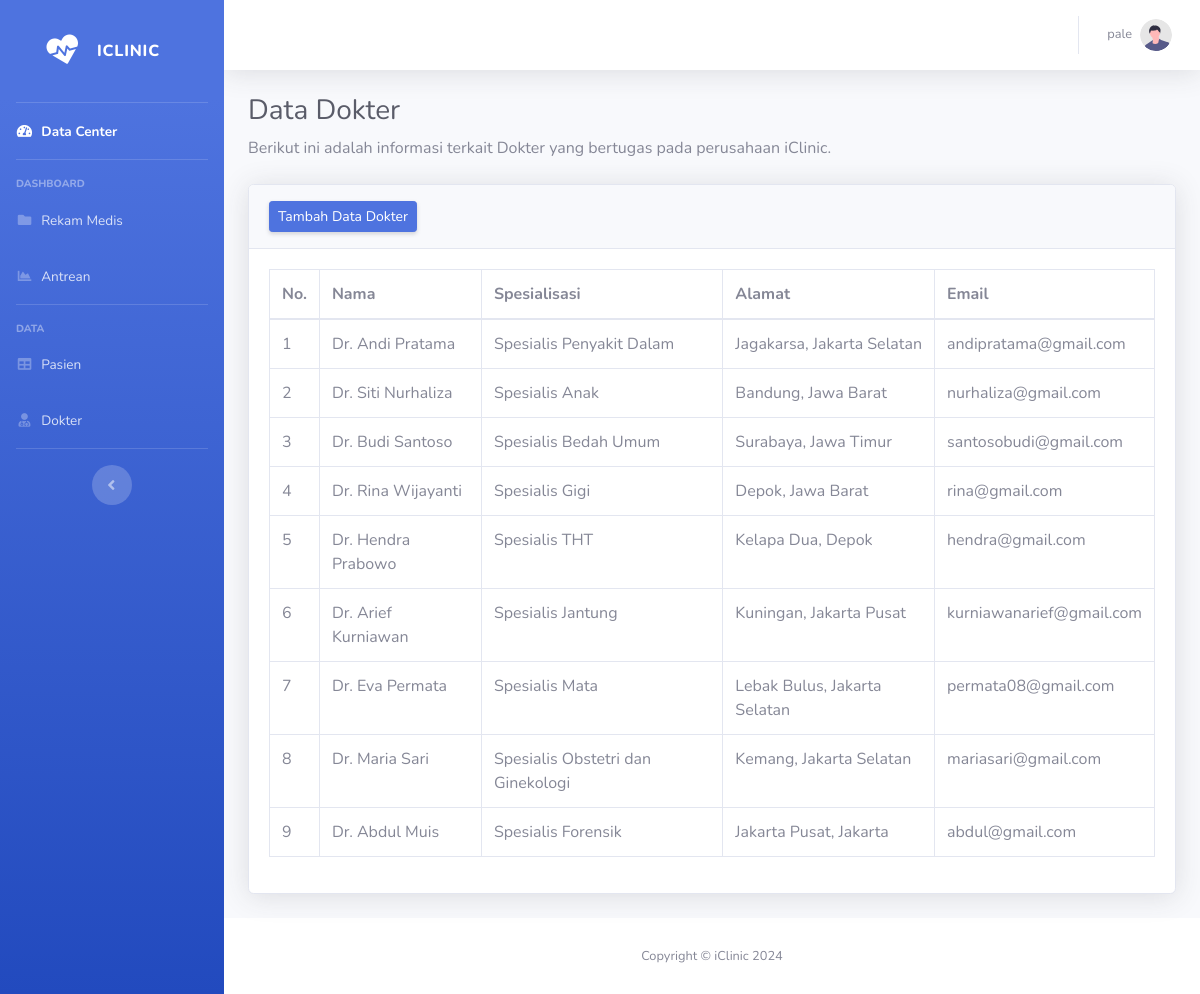
Page /admin/dokter.php (signed in) on the committed database.
### tables this page shows
CREATE TABLE `dokter` (
  `id_dokter` int(11) NOT NULL,
  `nama` varchar(255) NOT NULL,
  `spesialisasi` varchar(100) NOT NULL,
  `alamat` varchar(255) NOT NULL,
  `email` varchar(50) NOT NULL
);

### admin/dokter.php (the view, shortened to what this page needs)
<?php
    include "../layout/header.php";
?>
                <div class="container-fluid">
                    <h1 class="h3 mb-2 text-gray-800">Data Dokter</h1>
                    <p class="mb-4">Berikut ini adalah informasi terkait Dokter yang bertugas pada perusahaan iClinic.</p>
                    <div class="card shadow mb-4">
                        <div class="card-header py-3">
                            <a href="tambah-dokter.php" class="d-none d-sm-inline-block btn btn-sm btn-primary shadow-sm">Tambah Data Dokter</a>
                        </div>
                        <div class="card-body">
                            <div class="table-responsive">
                                <table class="table table-bordered" id="dataTable" width="100%" cellspacing="0">
                                    <thead>
                                        <tr>
                                            <th>No.</th>
                                            <th>Nama</th>
                                            <th>Spesialisasi</th>
                                            <th>Alamat</th>
                                            <th>Email</th>
                                        </tr>
                                    </thead>
                                    <tbody>
                                        <?php
                                        $dataDokter = mysqli_query($conn, "SELECT * FROM dokter");
                                        $angka = 1;
                                        while ($doctor = mysqli_fetch_assoc($dataDokter)) { ?>
                                            <tr>
                                                <td><?php echo $angka++ ?></td>
                                                <td><?php echo $doctor['nama'] ?></td>
                                                <td><?php echo $doctor['spesialisasi'] ?></td>
                                                <td><?php echo $doctor['alamat'] ?></td>
                                                <td><?php echo $doctor['email'] ?></td>
                                            </tr>
                                        <?php } ?>
                                    </tbody>
                                </table>
                            </div>
                        </div>
                    </div>
                </div>
            </div>
<?php include "../layout/footer.php" ?>

### layout/header.php (shortened to what this page needs)
<!DOCTYPE html>
<html lang="en">
<head>
    <link href="../vendor/fontawesome-free/css/all.min.css" rel="stylesheet" type="text/css">
    <link href="../css/sb-admin-2.min.css" rel="stylesheet">
</head>
<body id="page-top">
    <div id="wrapper">
        <ul class="navbar-nav bg-gradient-primary sidebar sidebar-dark accordion" id="accordionSidebar">
            <a class="sidebar-brand d-flex align-items-center justify-content-center mt-3 mb-3" href="dashboard.php">
                <div class="sidebar-brand-icon rotate-n-15">
                    <i class="fas fa-heartbeat"></i>
                </div>
                <div class="sidebar-brand-text mx-3">iClinic</div>
            </a>
            <hr class="sidebar-divider my-0">
            <li class="nav-item active">
                <a class="nav-link" href="dashboard.php">
                    <i class="fas fa-fw fa-tachometer-alt"></i>
                    <span>Data Center</span></a>
            </li>
            <hr class="sidebar-divider">
            <div class="sidebar-heading">
                Dashboard
            </div>
            <li class="nav-item">
                <a class="nav-link" href="../admin/rekam-medis.php">
                    <i class="fas fa-fw fa-folder"></i>
                    <span>Rekam Medis</span></a>
            </li>
            <li class="nav-item">
                <a class="nav-link" href="../admin/antrean.php">
                    <i class="fas fa-fw fa-chart-area"></i>
                    <span>Antrean</span></a>
            </li>
            <hr class="sidebar-divider">
            <div class="sidebar-heading">
                Data
            </div>
            <li class="nav-item">
                <a class="nav-link" href="../admin/pasien.php">
                    <i class="fas fa-fw fa-table"></i>
                    <span>Pasien</span></a>
            </li>
            <li class="nav-item">
                <a class="nav-link" href="../admin/dokter.php">
                    <i class="fas fa-fw fa-user-md"></i>
                    <span>Dokter</span></a>
            </li>
            <hr class="sidebar-divider d-none d-md-block">
            <div class="text-center d-none d-md-inline">
                <button class="rounded-circle border-0" id="sidebarToggle"></button>
            </div>
        </ul>
        <div id="content-wrapper" class="d-flex flex-column">
            <div id="content">
                <nav class="navbar navbar-expand navbar-light bg-white topbar mb-4 static-top shadow">
                    <ul class="navbar-nav ml-auto">
                        <li class="nav-item dropdown no-arrow">
                            <a class="nav-link dropdown-toggle" href="#" id="userDropdown" role="button"
                                data-toggle="dropdown" aria-haspopup="true" aria-expanded="false">
                                <span class="mr-2 d-none d-lg-inline text-gray-600 small"><?php echo $_SESSION['nama'] ?></span>
                                <img class="img-profile rounded-circle"
                                    src="../img/undraw_profile.svg">
                            </a>
                        </li>
                    </ul>
                </nav>

### layout/footer.php (shortened to what this page needs)
            <footer class="sticky-footer bg-white">
                <div class="container my-auto">
                    <div class="copyright text-center my-auto">
                        <span>Copyright &copy; iClinic 2024</span>
                    </div>
                </div>
            </footer>
        </div>
    </div>
</body>
</html>

### rows in the picture
dokter: nama "Dr. Andi Pratama", spesialisasi "Spesialis Penyakit Dalam", alamat "Jagakarsa, Jakarta Selatan", email "andipratama@gmail.com"
dokter: nama "Dr. Siti Nurhaliza", spesialisasi "Spesialis Anak", alamat "Bandung, Jawa Barat", email "nurhaliza@gmail.com"
dokter: nama "Dr. Budi Santoso", spesialisasi "Spesialis Bedah Umum", alamat "Surabaya, Jawa Timur", email "santosobudi@gmail.com"
dokter: nama "Dr. Rina Wijayanti", spesialisasi "Spesialis Gigi", alamat "Depok, Jawa Barat", email "rina@gmail.com"
dokter: nama "Dr. Hendra Prabowo", spesialisasi "Spesialis THT", alamat "Kelapa Dua, Depok", email "hendra@gmail.com"
dokter: nama "Dr. Arief Kurniawan", spesialisasi "Spesialis Jantung", alamat "Kuningan, Jakarta Pusat", email "kurniawanarief@gmail.com"
dokter: nama "Dr. Eva Permata", spesialisasi "Spesialis Mata", alamat "Lebak Bulus, Jakarta Selatan", email "permata08@gmail.com"
dokter: nama "Dr. Maria Sari", spesialisasi "Spesialis Obstetri dan Ginekologi", alamat "Kemang, Jakarta Selatan", email "mariasari@gmail.com"
dokter: nama "Dr. Abdul Muis", spesialisasi "Spesialis Forensik", alamat "Jakarta Pusat, Jakarta", email "abdul@gmail.com"

### other values in the picture
$_SESSION['nama'] "pale"
